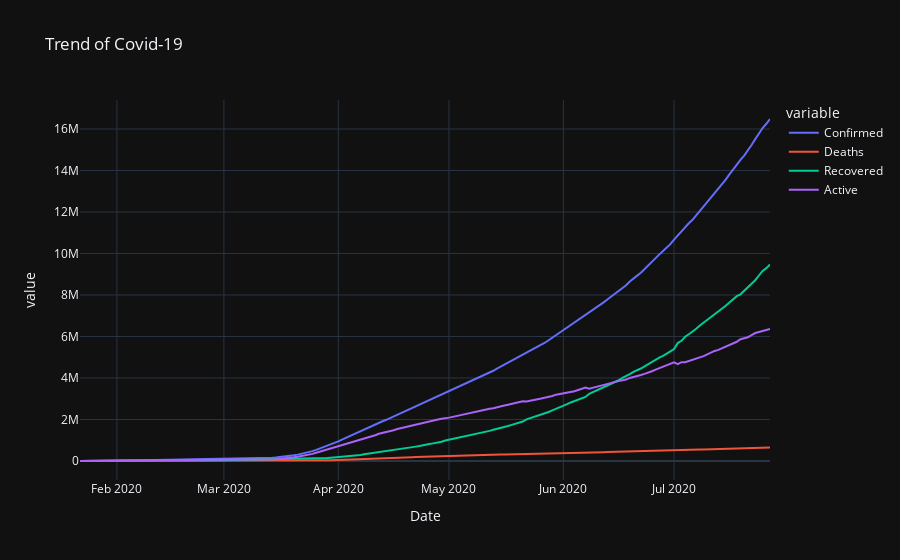

Notebook code cell kept with this figure:
### Code cell
px.line(daywise_df, x='Date', y=['Confirmed', 'Deaths', 'Recovered', 'Active'], title='Trend of Covid-19', 
        template='plotly_dark')

### Figure 1 — Plotly figure (JSON) as saved in the notebook; plotly's stock layout.template omitted (floating-point values rounded to 4 significant figures; data arrays with more than 128 entries replaced by an {"elided": "..."} marker saying what was removed)
{"data": [{"hovertemplate": "variable=Confirmed<br>Date=%{x}<br>value=%{y}<extra></extra>", "legendgroup": "Confirmed", "line": {"color": "#636efa", "dash": "solid"}, "marker": {"symbol": "circle"}, "mode": "lines", "name": "Confirmed", "orientation": "v", "showlegend": true, "type": "scatter", "x": {"elided": "188 str values"}, "xaxis": "x", "y": {"elided": "188 int values"}, "yaxis": "y"}, {"hovertemplate": "variable=Deaths<br>Date=%{x}<br>value=%{y}<extra></extra>", "legendgroup": "Deaths", "line": {"color": "#EF553B", "dash": "solid"}, "marker": {"symbol": "circle"}, "mode": "lines", "name": "Deaths", "orientation": "v", "showlegend": true, "type": "scatter", "x": {"elided": "188 str values"}, "xaxis": "x", "y": {"elided": "188 int values"}, "yaxis": "y"}, {"hovertemplate": "variable=Recovered<br>Date=%{x}<br>value=%{y}<extra></extra>", "legendgroup": "Recovered", "line": {"color": "#00cc96", "dash": "solid"}, "marker": {"symbol": "circle"}, "mode": "lines", "name": "Recovered", "orientation": "v", "showlegend": true, "type": "scatter", "x": {"elided": "188 str values"}, "xaxis": "x", "y": {"elided": "188 int values"}, "yaxis": "y"}, {"hovertemplate": "variable=Active<br>Date=%{x}<br>value=%{y}<extra></extra>", "legendgroup": "Active", "line": {"color": "#ab63fa", "dash": "solid"}, "marker": {"symbol": "circle"}, "mode": "lines", "name": "Active", "orientation": "v", "showlegend": true, "type": "scatter", "x": {"elided": "188 str values"}, "xaxis": "x", "y": {"elided": "188 int values"}, "yaxis": "y"}], "layout": {"legend": {"title": {"text": "variable"}, "tracegroupgap": 0}, "title": {"text": "Trend of Covid-19"}, "xaxis": {"anchor": "y", "domain": [0, 1], "title": {"text": "Date"}}, "yaxis": {"anchor": "x", "domain": [0, 1], "title": {"text": "value"}}}}
